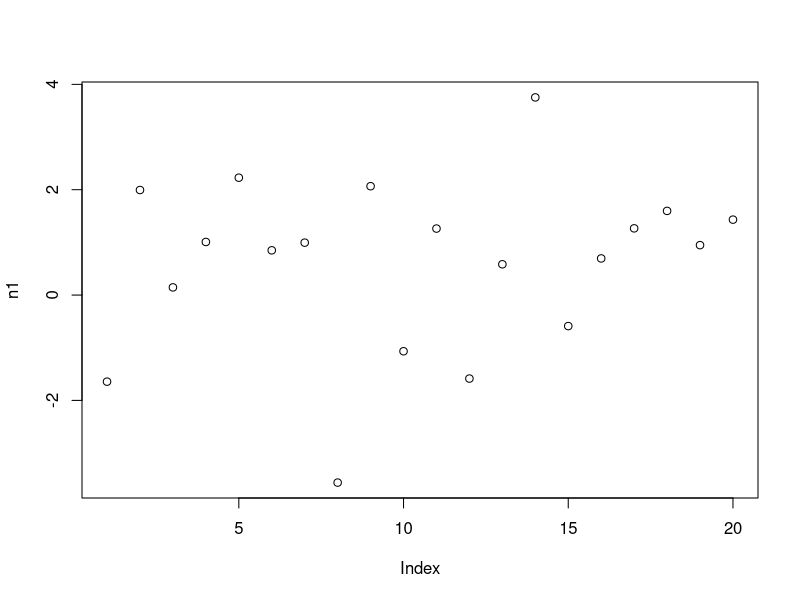
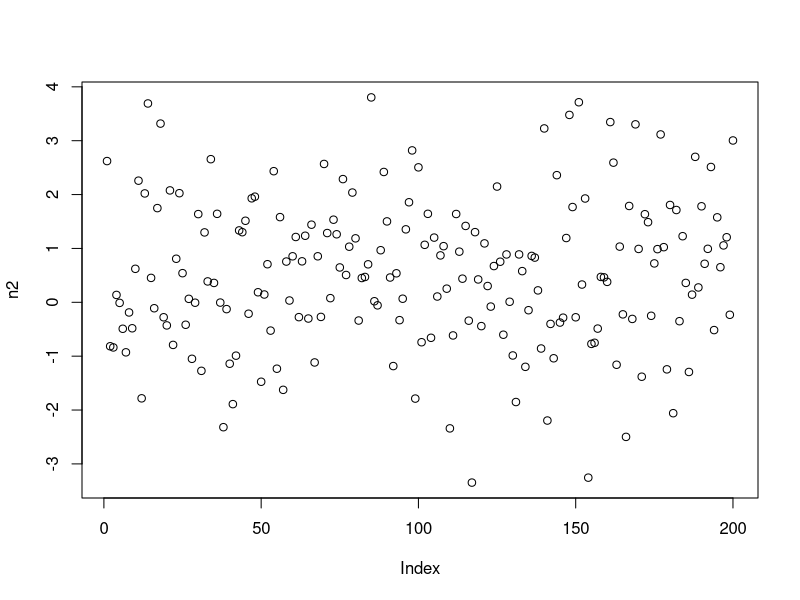
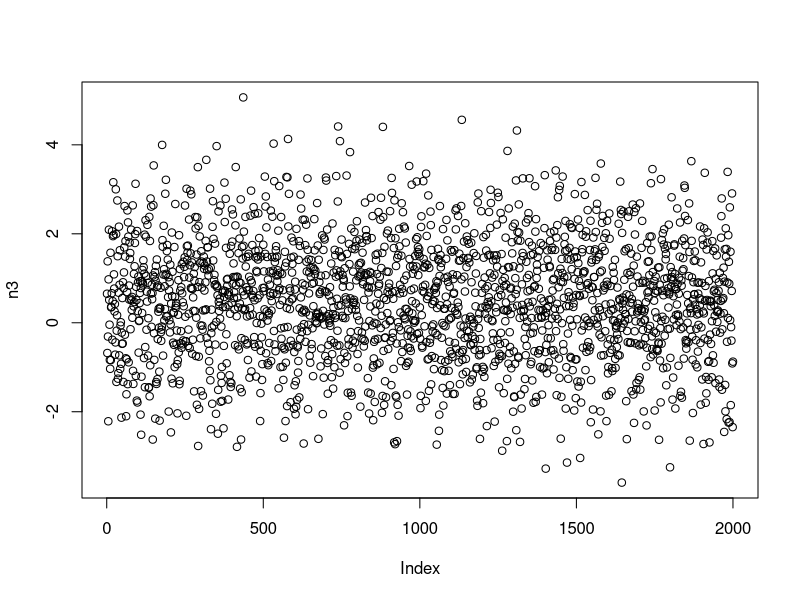
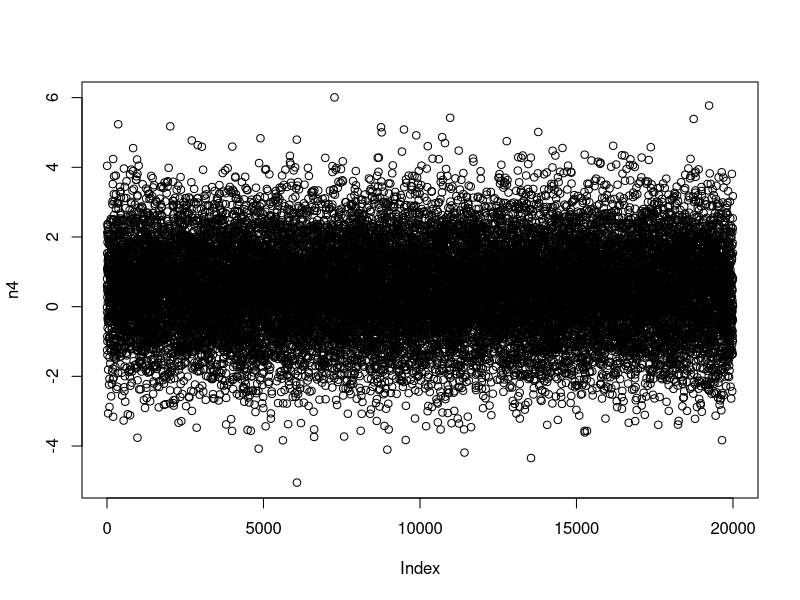
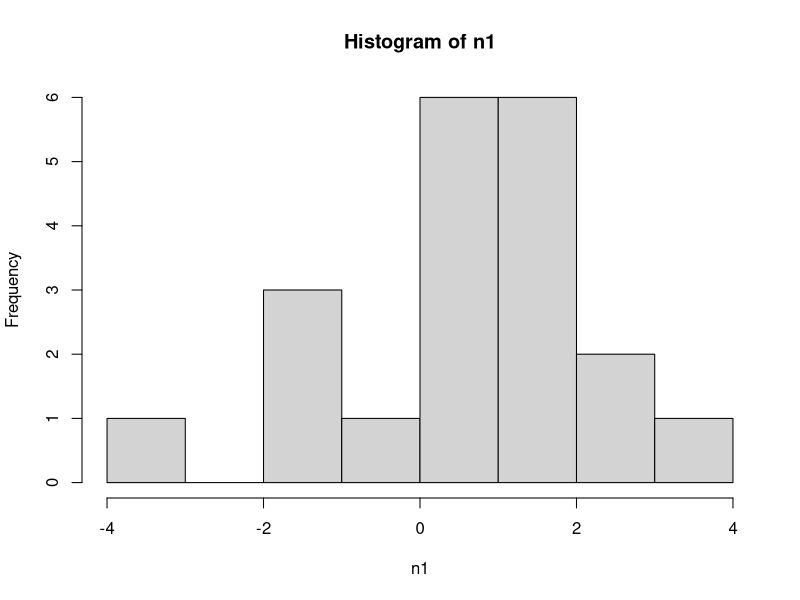
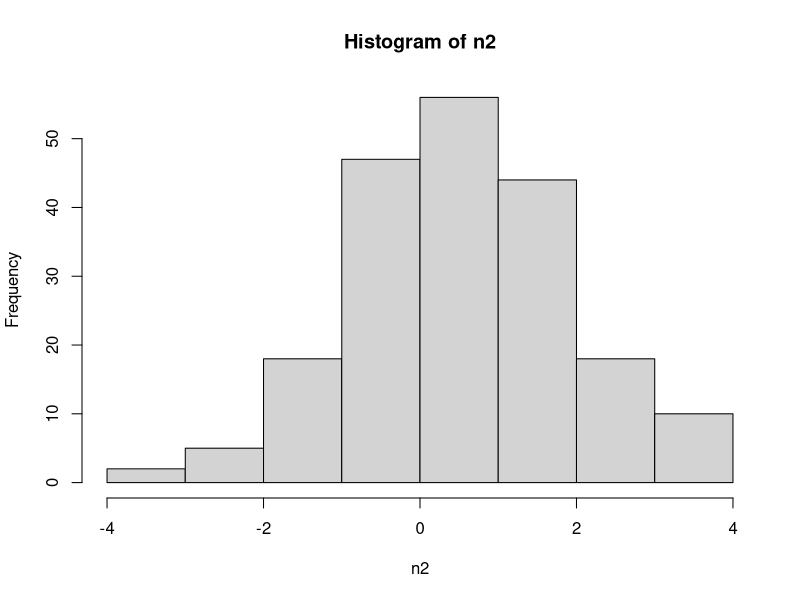
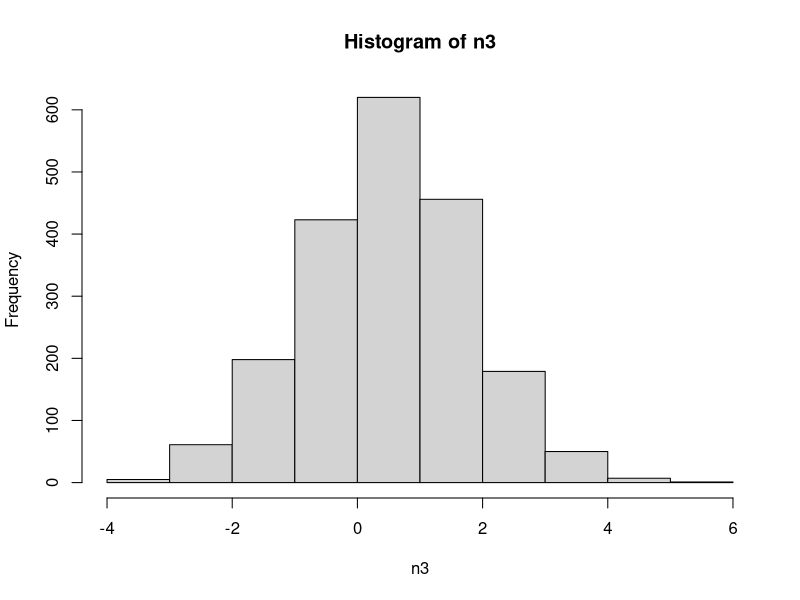
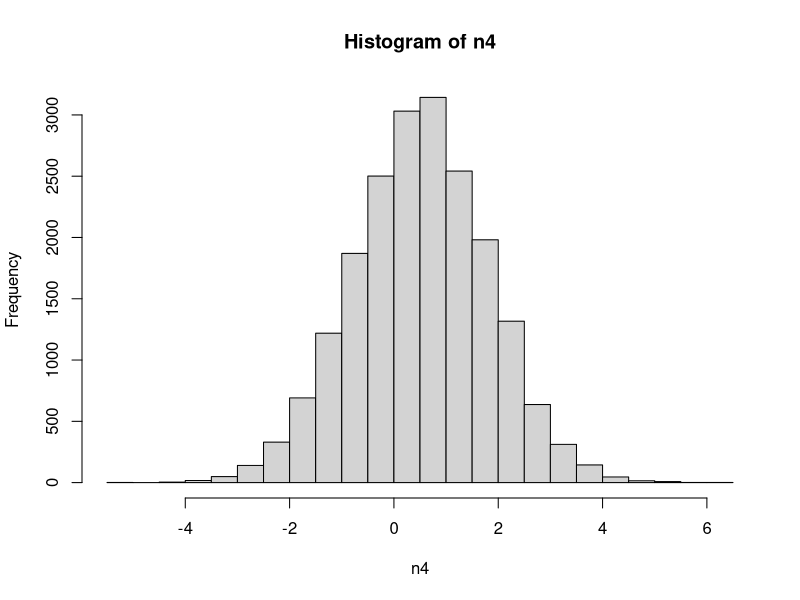

Recreate these plots in R, in order.
#### Graficos basicos ####
# diagramas de dispersion : plot
# histograma : hist
# Diagramas de caja : boxplot


#### Distribucion Normal ####
n1 <- rnorm(20, mean = 0.5, sd = 1.3)
plot(n1)

n2 <- rnorm(200, mean = 0.5, sd = 1.3)
plot(n2)

n3 <- rnorm(2000, mean = 0.5, sd = 1.3)
plot(n3)

n4 <- rnorm(20000, mean = 0.5, sd = 1.3)
plot(n4)

# Veamos los histogramas de los vectores recien creados 
hist(x = n1)

hist(x = n2)

hist(x = n3)

hist(x = n4)

#### distribucion Uniforme ####
u1 <-  runif(n = 20, min = 14, max = 20)
plot(u1)

u2 <-  runif(n = 200, min = 14, max = 20)
plot(u2)

u3 <-  runif(n = 2000, min = 14, max = 20)
plot(u3)

u4 <-  runif(n = 20000, min = 14, max = 20)
plot(u4)

hist(u1)

hist(u2)

hist(u3)

hist(u4)

help(hist)

h4 <- hist(u4)

h4$breaks
class(h4$breaks)

range(h4$breaks)

range(h4$breaks)[1]:range(h4$breaks)[2]

help(seq)

brk <- seq(range(h4$breaks)[1], range(h4$breaks)[2] , 0.25)

hist(u4, breaks = brk)



# recordemos a n4
hist(n4)
h5 <- hist(n4)

brk1 <- seq(min(h5$breaks) , max(h5$breaks), 0.25)
hist(n4, breaks = brk1)







































